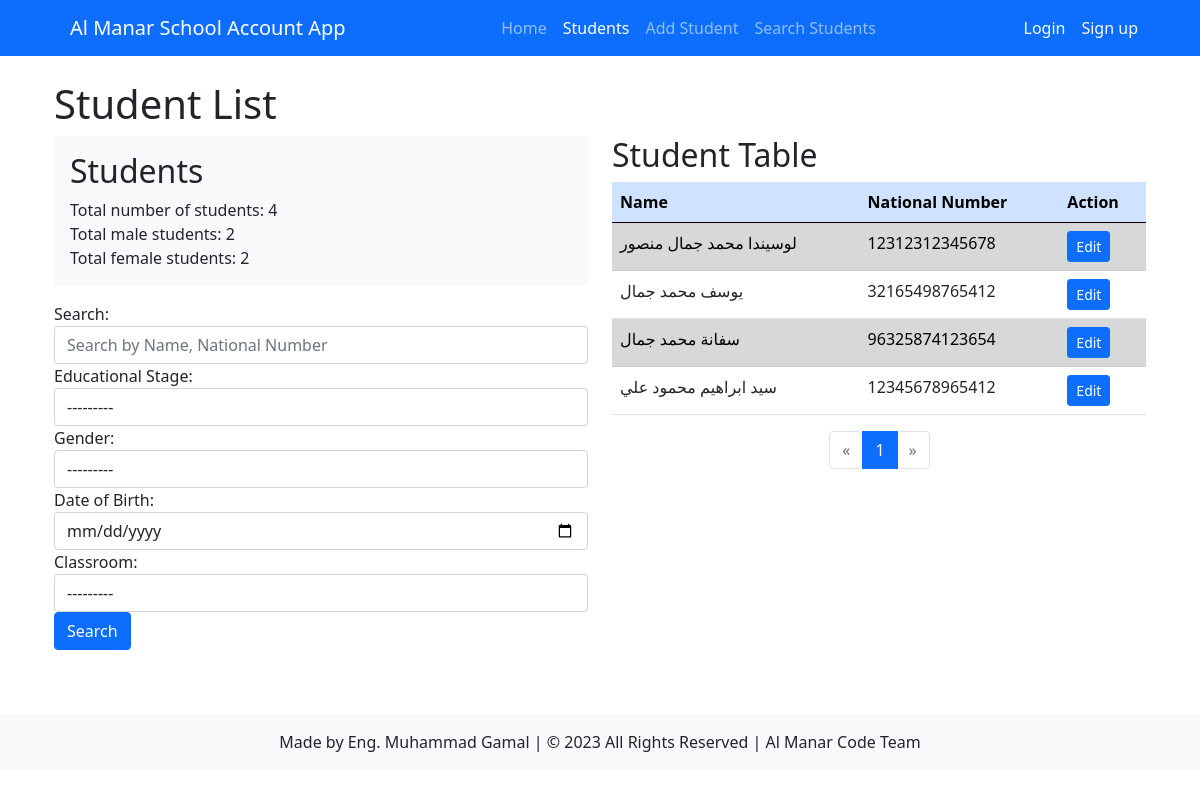
Page /students/students/ on the earlier database version.
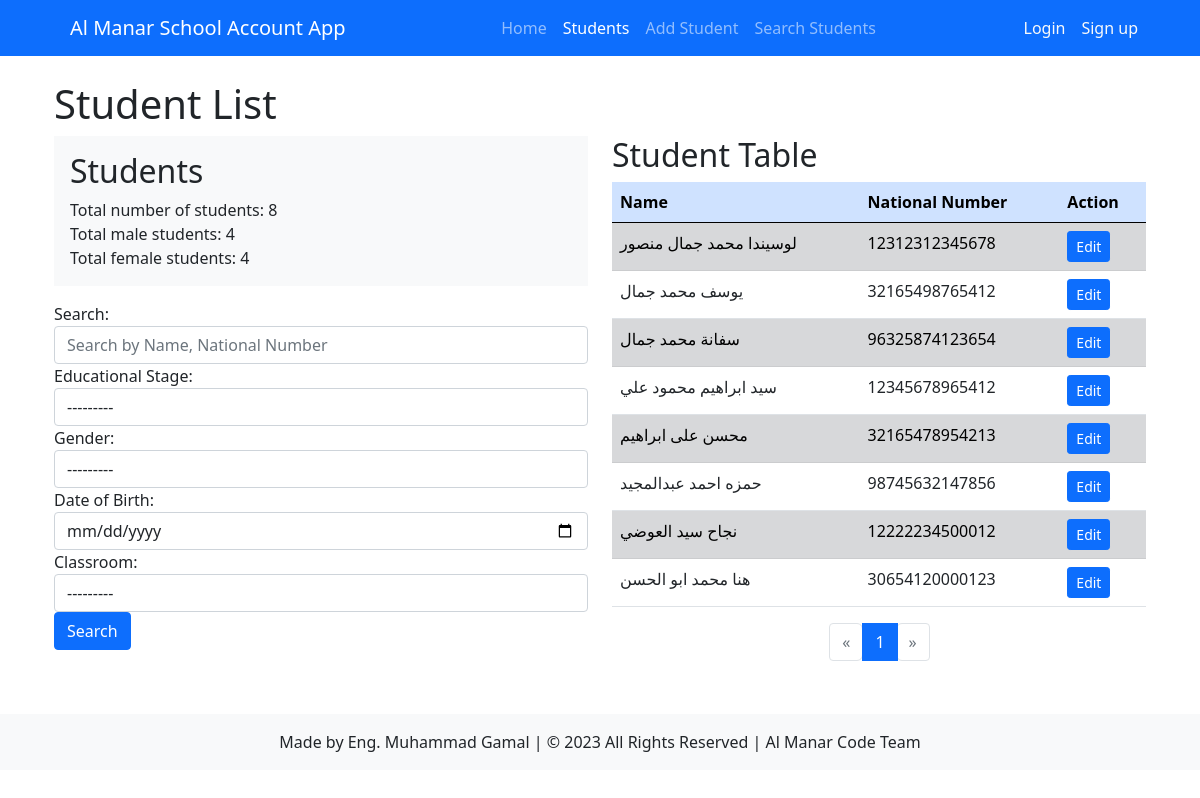
Same page on the later database version.
### students/models.py (models this page shows, shortened)
class Student(models.Model):
    GENDER_CHOICES = (
        ('', '---------'),
        ('M', 'Male'),
        ('F', 'Female'),
    )
    name = models.CharField(max_length=50)
    national_number = models.IntegerField(unique=True)
    age = models.IntegerField()
    gender = models.CharField(max_length=1, choices=GENDER_CHOICES)
    date_of_birth = models.DateField()
    academic_year = models.ForeignKey(AcademicYear, on_delete=models.CASCADE, default=timezone.now)
    classroom = models.ManyToManyField(Classroom)
    classroom_name = models.ForeignKey(Classroom, on_delete=models.SET_NULL, null=True, related_name='students_by_name')
    total_payments = models.DecimalField(max_digits=8, decimal_places=2, default=0)
    total_owed = models.DecimalField(max_digits=8, decimal_places=2, default=0)

### students/views.py (the view)
# urls.py: path('students/', views.student_list, name='student_list'),
def student_list(request):
    students = Student.objects.all()
    search_form = StudentSearchForm(request.GET)
    if search_form.is_valid():
        search_query = search_form.cleaned_data.get('search_query')
        educational_stage = search_form.cleaned_data.get('educational_stage')
        gender = search_form.cleaned_data.get('gender')
        date_of_birth = search_form.cleaned_data.get('date_of_birth')
        classroom = search_form.cleaned_data.get('classroom')
        if search_query:
            students = students.filter(
                Q(name__icontains=search_query) | Q(national_number__icontains=search_query)
            )
        if educational_stage:
            students = students.filter(classroom__educational_stage=educational_stage)
        if gender:
            students = students.filter(gender=gender)
        if date_of_birth:
            students = students.filter(date_of_birth=date_of_birth)
        if classroom:
            students = students.filter(classroom=classroom)
    paginator = Paginator(students, 10)  # Show 10 students per page
    page_number = request.GET.get('page')
    page_obj = paginator.get_page(page_number)
    total_male_students = students.filter(gender='M').count()
    total_female_students = students.filter(gender='F').count()
    context = {
        'total_male_students': total_male_students,
        'total_female_students': total_female_students,
        'students': students,
        'page_obj': page_obj,
        'search_form': search_form,
    }
    return render(request, 'students/student_list.html', context)

### students/forms.py
class StudentSearchForm(forms.Form):
    search_query = forms.CharField(
        label='Search',
        required=False,
        max_length=100,
        widget=forms.TextInput(attrs={
            'placeholder': 'Search by Name, National Number',
            'class': 'form-control',
        })
    )
    educational_stage = forms.ModelChoiceField(
        queryset=EducationalStage.objects.all(),
        label='Educational Stage',
        required=False,
        widget=forms.Select(attrs={
            'class': 'form-control',
        })
    )
    gender = forms.ChoiceField(
        choices=Student.GENDER_CHOICES,
        label='Gender',
        required=False,
        widget=forms.Select(attrs={
            'class': 'form-control',
        })
    )
    date_of_birth = forms.DateField(
        label='Date of Birth',
        required=False,
        widget=forms.DateInput(attrs={
            'type': 'date',
            'class': 'form-control',
        })
    )
    classroom = forms.ModelChoiceField(
        queryset=Classroom.objects.all(),
        label='Classroom',
        required=False,
        widget=forms.Select(attrs={
            'class': 'form-control',
        })
    )

### students/templates/students/student_list.html (shortened to what the changed rows need)
{% extends 'students/base.html' %}
{% block content %}
    <h1>Student List</h1>
    <div class="row">
        <div class="col-md-6">
            <div class="bg-light p-3 mb-3">
                <h2>Students</h2>
                <p class="mb-0">Total number of students: {{ students|length }}</p>
                <p class="mb-0">Total male students: {{ total_male_students }}</p>
                <p class="mb-0">Total female students: {{ total_female_students }}</p>
            </div>
            <br >
        </div>
        <div class="col-md-6">
            <h2>Student Table</h2>
            <div class="table-responsive">
                <table class="table table-striped">
                    <thead class="table-primary">
                      <tr>
                        <th>Name</th>
                        <th>National Number</th>
                        <th>Action</th>
                      </tr>
                    </thead>
                    <tbody>
                      {% for student in page_obj %}
                        <tr class="{% cycle 'table-secondary' 'table-white' %}">
                        <td>{{ student.name }}</td>
                        <td>{{ student.national_number }}</td>
                        <td>
                            <a href="{% url 'students:edit_student' pk=student.pk %}" class="btn btn-sm btn-primary">Edit</a>
                        </td>
                        </tr>
                      {% endfor %}
                    </tbody>
                  </table>
                <div class="d-flex justify-content-center">
                    <nav aria-label="Page navigation example">
                        <ul class="pagination">
                            {% for num in page_obj.paginator.page_range %}
                                {% if page_obj.number == num %}
                                    <li class="page-item active"><span class="page-link">{{ num }}</span></li>
                                {% elif num > page_obj.number|add:'-3' and num < page_obj.number|add:'3' %}
                                    <li class="page-item"><a class="page-link" href="?page={{ num }}">{{ num }}</a></li>
                                {% endif %}
                            {% endfor %}
                        </ul>
                    </nav>
                </div>
            </div>
        </div>
    </div>
{% endblock %}

Differences in the rows shown:
added Student: name "محسن على ابراهيم", national_number "32165478954213"
added Student: name "حمزه احمد عبدالمجيد", national_number "98745632147856"
added Student: name "نجاح سيد العوضي", national_number "12222234500012"
added Student: name "هنا محمد ابو الحسن", national_number "30654120000123"
Other differences:
{{ students|length }}: "4" → "8"
{{ total_male_students }}: "2" → "4"
{{ total_female_students }}: "2" → "4"
